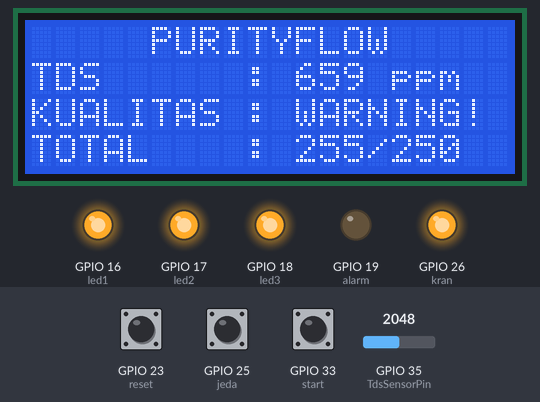
The sketch below on a simulated ESP32. On the bench: 20×4 character LCD, output pins drawn as LEDs (lit = HIGH). The test bench sets the inputs (shaded band); at power-on: GPIO 23 (reset) HIGH, GPIO 33 (start) HIGH, GPIO 25 (jeda) HIGH, GPIO 35 (TdsSensorPin) = 2048. WiFi joins after 1.5 s; servers stay silent unless stated; EEPROM starts erased; what the sketch prints to the serial monitor is not drawn.

Above: at 6.4 s.
6.5 s: GPIO 23 (reset) pulled LOW for 0.15 s
At 7.6 s:
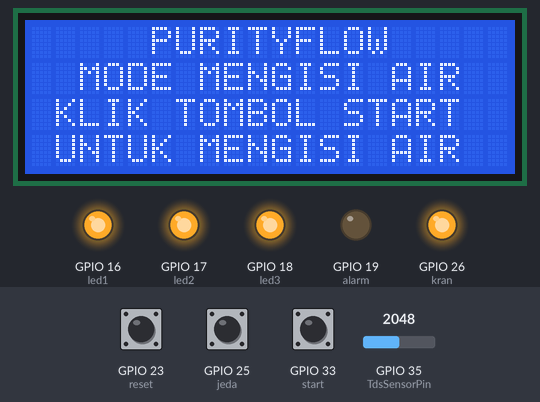
8.2 s: GPIO 33 (start) pulled LOW for 0.15 s
At 9.4 s:
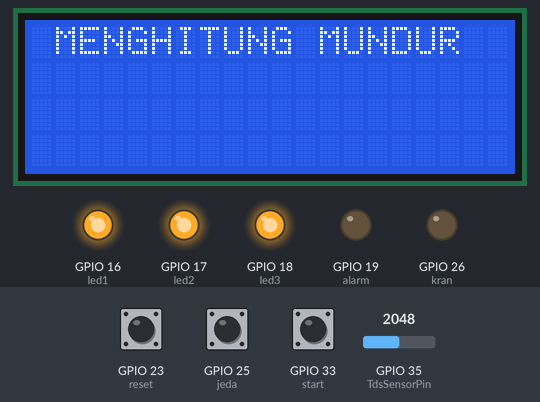
11.3 s: GPIO 25 (jeda) pulled LOW for 1 s
At 12.9 s:
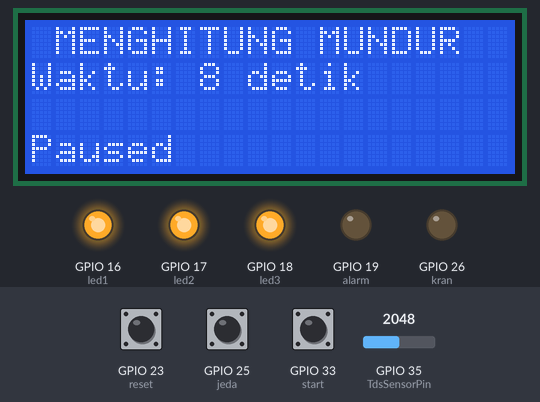
13.8 s: GPIO 33 (start) pulled LOW for 1 s
At 16.27 s:
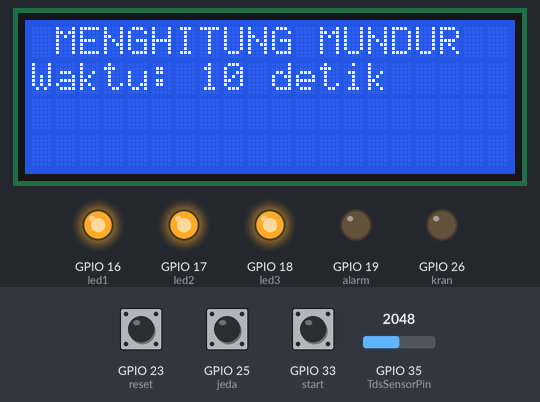
16.3 s: GPIO 23 (reset) pulled LOW for 1 s
At 17.1 s:
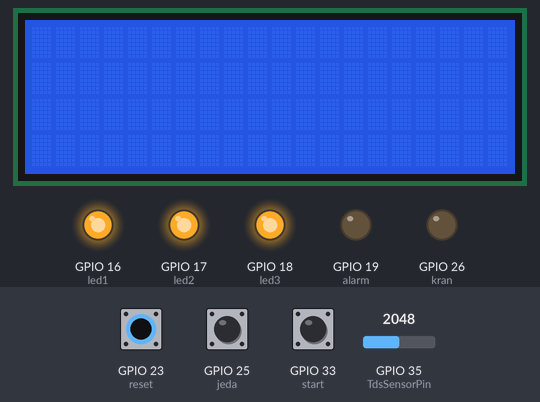
18.8 s: GPIO 35 (TdsSensorPin) set to 1708
At 20.7 s:
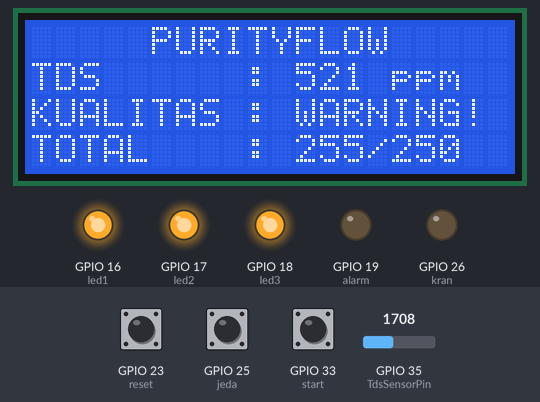
21.2 s: GPIO 35 (TdsSensorPin) set to 1606
Timing chart, 0 to 24.2 s (numbered marks = the images above; inputs shaded):
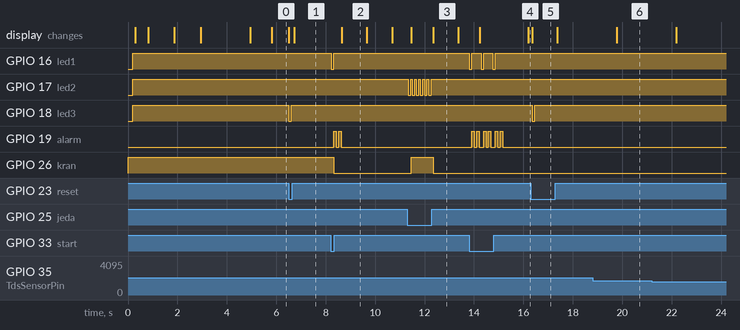

The sketch:

test_tds.ino
```cpp
#include <EEPROM.h>
#include <Wire.h>
#include <LiquidCrystal_I2C.h>
#include <WiFi.h>

#define TdsSensorPin 35
#define VREF 3.3      // Analog reference voltage (Volts) of the ADC
#define SCOUNT  30    // Number of sample points for averaging
#define alarm 19 //buzzer HIGH trigger
#define led1 16 //biru LOW trigger
#define led2 17 //hijau LOW trigger
#define led3 18 //merah LOW trigger
#define start 33 //LOW trigger (momentary)
#define jeda 25 //LOW trigger (bukan momentary, ketika di klik tombol bakal stay)
#define kran 26 //relay LOW trigger
#define reset 23 //LOW trigger (momentary)
#define resetTime 5000 // Time in milliseconds for reset (5 seconds)

LiquidCrystal_I2C lcd(0x27, 20, 4);

unsigned long previousMillis = 0;
unsigned long buttonPressTime = 0; // Variable to store the time when the button is pressed
int buzzerState = LOW;
int led1State = HIGH;
int led2State = HIGH;
int led3State = HIGH;


int analogBuffer[SCOUNT];    // Store the analog values read from the ADC
int analogBufferTemp[SCOUNT];
int analogBufferIndex = 0, copyIndex = 0;
float averageVoltage = 0, tdsValue = 0, temperature = 25; // Default temperature is 25°C

bool countdownActive = false;
bool countdownPaused = false;
const unsigned long interval = 1000; // 1 second interval
int countdownValue = 10;
int menu = 0;
bool hasRun = false;
const int EEPROM_ADDRESS = 13; // Alamat di EEPROM dimana nilai akan disimpan

const char* ssid = "sigitberkarya.com"; //Hostname Wifi
const char* password = "kontoljaran"; //Password Hostname
const char* host = "192.168.0.2"; //Ip Host Laptop (wifi ip)

void setup() {
    Serial.begin(115200);
    // Inisialisasi EEPROM
    EEPROM.begin(512);
    pinMode(start, INPUT_PULLUP);
    pinMode(jeda, INPUT_PULLUP);
    pinMode(kran, OUTPUT);
    pinMode(alarm, OUTPUT);
    pinMode(led1, OUTPUT);
    pinMode(led2, OUTPUT);
    pinMode(led3, OUTPUT);
    pinMode(reset, INPUT_PULLUP);
    pinMode(TdsSensorPin, INPUT);
    //def awal mati
    digitalWrite(alarm, LOW);
    digitalWrite(kran, HIGH);
    delay(200);
    digitalWrite(led1, led1State);
    digitalWrite(led2, led2State);
    digitalWrite(led3, led3State);


    lcd.init();
    lcd.backlight();
    Serial.printf("Connecting to %s ", ssid);
    lcd.setCursor(0, 0);
    lcd.print("Connecting to Server");
    lcd.setCursor(0, 1);
    lcd.print("     PurityFlow");
    WiFi.begin(ssid, password);
    while (WiFi.status() != WL_CONNECTED) {
      delay(500);
      Serial.print(".");
      lcd.setCursor(0, 2);
      lcd.print("         XX         ");
    }
    Serial.println(" connected");
    lcd.setCursor(0, 3);
    lcd.print("CONNECTED TO SERVER");
    delay(1000);


    lcd.setCursor(0, 0);
    lcd.print("_____BOOTING..._____");
    lcd.setCursor(0, 1);
    lcd.print("_____PurityFlow_____");
    lcd.setCursor(0, 2);
    lcd.print("_________BY_________");
    lcd.setCursor(0, 3);
    lcd.print("___Sigit.Berkarya___");
    delay(2000);
    lcd.clear();
}

void resetEEPROM() {
    // Reset EEPROM at address 13
    EEPROM.put(EEPROM_ADDRESS, 0);
    EEPROM.commit();
}

void countdownAnimation() {
    for (int i = 10; i >= 0; i--) {
        lcd.clear();
        lcd.setCursor(0, 3);
        lcd.print("Selesai: ");
        lcd.setCursor(9, 3);
        lcd.print(i);
        lcd.print(" detik");
        delay(1000);
    }
    lcd.clear();
}


void startCountdown() {
    countdownActive = true;
    countdownPaused = false;
    previousMillis = millis();
    countdownValue = 10; // Reset the countdown value
    lcd.clear();
    lcd.setCursor(0, 0);
    lcd.print(" MENGHITUNG MUNDUR ");
    digitalWrite(kran, LOW);
}

void updateCountdown() {
    unsigned long currentMillis = millis();
    if (currentMillis - previousMillis >= interval) {
        previousMillis = currentMillis;
        if (countdownValue >= 0) {
            lcd.setCursor(0, 1);
            lcd.print("Waktu: ");
            lcd.print(countdownValue);
            lcd.print(" detik   ");
            digitalWrite(kran, LOW);
            countdownValue--;
        } else {
            countdownActive = false;
            lcd.setCursor(0, 2);
            lcd.print("PENGISIAN SELESAI!");
            digitalWrite(kran, HIGH);
            delay(1000);
            tambah_value_galon();
            menu = 0;
        }
    }
}

void tambah_value_galon() {
    int bootCount = EEPROM.read(EEPROM_ADDRESS);
    bootCount++;
    EEPROM.write(EEPROM_ADDRESS, bootCount);
    EEPROM.commit();

}

void myFunction() {
    // Isi fungsi yang ingin dijalankan sekali
    lcd.setCursor(0, 0);
    lcd.print("     PURITYFLOW");
    lcd.setCursor(0, 1);
    lcd.print("  MODE MENGISI AIR  ");
    lcd.setCursor(0, 2);
    lcd.print(" KLIK TOMBOL START  ");
    lcd.setCursor(0, 3);
    lcd.print(" UNTUK MENGISI AIR  ");
}

void mode_mengisi() {
    if (!hasRun) {
        myFunction();   // Panggil fungsi
        hasRun = true;  // Set variabel menjadi true agar fungsi tidak dijalankan lagi
    }

    unsigned long currentMillis = millis();
    static unsigned long resetStartTime = 0;
    static unsigned long startPressTime = 0;
    int buttonStartState = digitalRead(start);
    int buttonJedaState = digitalRead(jeda);

    if (buttonStartState == LOW) {
        led1State = LOW;
        digitalWrite(led1, led1State);
        delay(100);
        led1State = HIGH;
        digitalWrite(led1, led1State);
        digitalWrite(kran, LOW);
        buzzerState = HIGH;
        digitalWrite(alarm, buzzerState);
        delay(100);
        buzzerState = LOW;
        digitalWrite(alarm, buzzerState);
        delay(100);
        buzzerState = HIGH;
        digitalWrite(alarm, buzzerState);
        delay(100);
        buzzerState = LOW;
        digitalWrite(alarm, buzzerState);
        startCountdown();
    }

    if (buttonJedaState == LOW) {
        led2State = LOW;
        digitalWrite(led2, led2State);
        delay(100);
        led2State = HIGH;
        digitalWrite(led2, led2State);
        countdownPaused = true;
        lcd.setCursor(0, 3);
        lcd.print("Paused          ");
        digitalWrite(kran, HIGH);
        buzzerState = LOW;
        digitalWrite(alarm, buzzerState);
    } else {
        countdownPaused = false;
    }

    if (countdownActive && !countdownPaused) {
        updateCountdown();
    }
    delay(50);
}

int getMedianNum(int bArray[], int iFilterLen) {
    int bTab[iFilterLen];
    for (byte i = 0; i < iFilterLen; i++)
        bTab[i] = bArray[i];

    int i, j, bTemp;
    for (j = 0; j < iFilterLen - 1; j++) {
        for (i = 0; i < iFilterLen - j - 1; i++) {
            if (bTab[i] > bTab[i + 1]) {
                bTemp = bTab[i];
                bTab[i] = bTab[i + 1];
                bTab[i + 1] = bTemp;
            }
        }
    }

    if ((iFilterLen & 1) > 0)
        bTemp = bTab[(iFilterLen - 1) / 2];
    else
        bTemp = (bTab[iFilterLen / 2] + bTab[iFilterLen / 2 - 1]) / 2;

    return bTemp;
}

void mode_monitoring() {
    static unsigned long analogSampleTimepoint = millis();
    if (millis() - analogSampleTimepoint > 40U) { // Every 40 milliseconds, read the analog value
        analogSampleTimepoint = millis();
        analogBuffer[analogBufferIndex] = analogRead(TdsSensorPin); // Read the analog value and store it in the buffer
        analogBufferIndex++;
        if (analogBufferIndex == SCOUNT)
            analogBufferIndex = 0;
    }

    static unsigned long printTimepoint = millis();
    if (millis() - printTimepoint > 800U) { // Every 800 milliseconds, process and print the TDS value
        printTimepoint = millis();
        for (copyIndex = 0; copyIndex < SCOUNT; copyIndex++)
            analogBufferTemp[copyIndex] = analogBuffer[copyIndex];

        averageVoltage = getMedianNum(analogBufferTemp, SCOUNT) * (float)VREF / 4096.0; // Convert ADC value to voltage

        float compensationCoefficient = 1.0 + 0.02 * (temperature - 25.0); // Temperature compensation formula
        float compensationVoltage = averageVoltage / compensationCoefficient; // Apply temperature compensation

        // Convert the voltage to TDS value
        tdsValue = (133.42 * compensationVoltage * compensationVoltage * compensationVoltage
                    - 255.86 * compensationVoltage * compensationVoltage
                    + 857.39 * compensationVoltage) * 0.5;

        lcd.clear();
        lcd.setCursor(0, 0);
        lcd.print("     PURITYFLOW");
        lcd.setCursor(0, 1);
        lcd.print("TDS      : ");
        lcd.print(tdsValue, 0);
        lcd.print(" ppm");
        if (tdsValue >= 50 && tdsValue <= 150) {
            lcd.setCursor(0, 2);
            lcd.print("KUALITAS : TERBAIK ");
        } else if (tdsValue > 150 && tdsValue <= 250) {
            lcd.setCursor(0, 2);
            lcd.print("KUALITAS : BAIK    ");
        } else if (tdsValue > 250 && tdsValue <= 300) {
            lcd.setCursor(0, 2);
            lcd.print("KUALITAS: CUKUP    ");
        } else if (tdsValue > 300 && tdsValue <= 500) {
            lcd.setCursor(0, 2);
            lcd.print("KUALITAS : BURUK   ");
        } else {
            lcd.setCursor(0, 2);
            lcd.print("KUALITAS : WARNING!");
        }
        lcd.setCursor(0, 3);
        lcd.print("TOTAL    : ");
        lcd.print(EEPROM.read(EEPROM_ADDRESS));
        lcd.print("/250");
        hasRun = false;
    }
}

unsigned long LTimer;
void Kirim() {
    WiFiClient client;
    unsigned long NTimer = millis();
    if (NTimer - LTimer > 60000) {
        LTimer = NTimer;
        Serial.printf("\n[Connecting to %s ... ", host);
        if (client.connect(host, 80)) {
            Serial.println("connected]");
            int eepromValue = EEPROM.read(EEPROM_ADDRESS);
            String url = "/PurityFlow/public/values/" + String(tdsValue) + "/" + String(eepromValue);
            Serial.println("[Sending a request]");
            client.print(String("GET ") + url + " HTTP/1.1\r\n" +
                         "Host: " + host + "\r\n" +
                         "Connection: close\r\n\r\n");
            // Serial.println(client.status());
            Serial.println("[Response:]");
            while (client.connected() || client.available()) {
                if (client.available()) {
                    String line = client.readStringUntil('\n');
                    Serial.println(line);
                }
            }
            client.stop();
            Serial.println("\n[Disconnected]");
        } else {
            Serial.println("connection failed!]");
            client.stop();
        }
    }
}

void loop() {
    Kirim();
    // Serial.println(menu);
    static unsigned long pauseStartTime = 0;
    int buttonResetState = digitalRead(reset);

      if (menu == 0) {
          mode_monitoring();
      }

      if (menu == 1) {
          mode_mengisi();
      }

    if (buttonResetState == LOW) {
        lcd.clear();
        menu++;
        if (menu > 1) {
            menu = 0;
        }
        led3State = LOW;
        digitalWrite(led3, led3State);
        delay(100);
        led3State = HIGH;
        digitalWrite(led3, led3State);
        buttonPressTime = millis(); // Record the time when the button is pressed
        while (digitalRead(reset) == LOW); // Wait until the button is released
        unsigned long pressDuration = millis() - buttonPressTime; // Calculate the duration the button was pressed

        if (pressDuration >= resetTime) { // If button is pressed for at least 5 seconds
            resetEEPROM(); // Call function to reset EEPROM
            lcd.clear(); // Clear the LCD screen
            lcd.setCursor(0, 0); // Set cursor to the first position
            lcd.print("EEPROM Reset!"); // Display reset message
            delay(4000); // Wait for 2 seconds
            lcd.clear(); // Clear the LCD screen
            lcd.print("DONE"); // Display initial message
            delay(1000);
            menu = 0;
        }
    }
}
```

Measured:
- after the input at 6.5 s, GPIO 18 (led3): HIGH → LOW at once, → HIGH 0.10 s later; the display: first changes at once (image 1 shows a later state)
- after the input at 8.2 s, GPIO 16 (led1): HIGH → LOW at once, → HIGH 0.10 s later; GPIO 19 (alarm): alternates HIGH for 0.10 s and LOW for 0.10 s, 4 changes in all, then stays LOW, starting after 0.12 s; GPIO 26 (kran): HIGH → LOW after 0.12 s; the display: changes after 0.45 s (image 2)
- after the input at 11.3 s, GPIO 17 (led2): alternates HIGH for 0.07 s and LOW for 0.10 s, 12 changes in all, then stays HIGH, starting at once; GPIO 26 (kran): LOW → HIGH after 0.15 s, → LOW 0.89 s later; the display: first changes after 0.15 s (image 3 shows a later state)
- after the input at 13.8 s, GPIO 16 (led1): alternates HIGH for 0.37 s and LOW for 0.10 s, 6 changes in all, then stays HIGH, starting at once; GPIO 19 (alarm): LOW → HIGH after 0.12 s, then repeats every 0.47 s: LOW 0.10 s, HIGH 0.10 s, LOW 0.17 s, HIGH 0.10 s, until it stays LOW from 15.2 s
- after the input at 16.3 s, GPIO 18 (led3): HIGH → LOW after 0.05 s, → HIGH 0.10 s later; the display: changes after 0.05 s (image 5)
- after the input at 18.8 s, the display: changes after 0.97 s (image 6)
- what the display in image 2 shows lasts 1.1 s, from 8.6 s to 9.7 s
